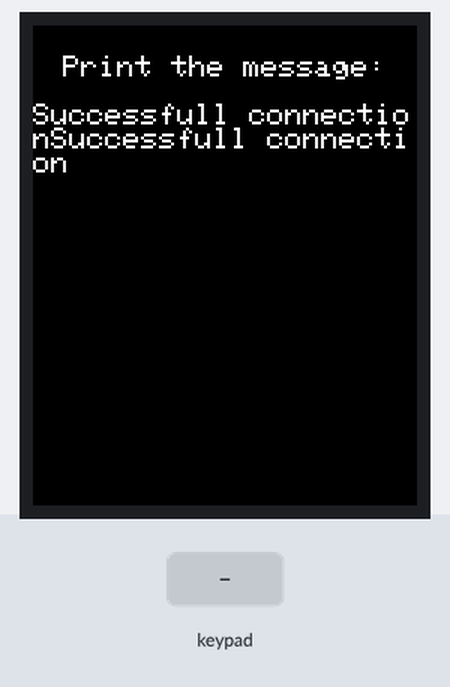
Bench run of a program on a simulated ESP32. Parts: 128×160 colour display. The inputs (shaded band) are chosen by the test bench. WiFi joins after 1.5 s; servers stay silent unless stated; no MQTT or app messages arrive unless stated.

Above: at 1.2 s.
At 3.3 s:
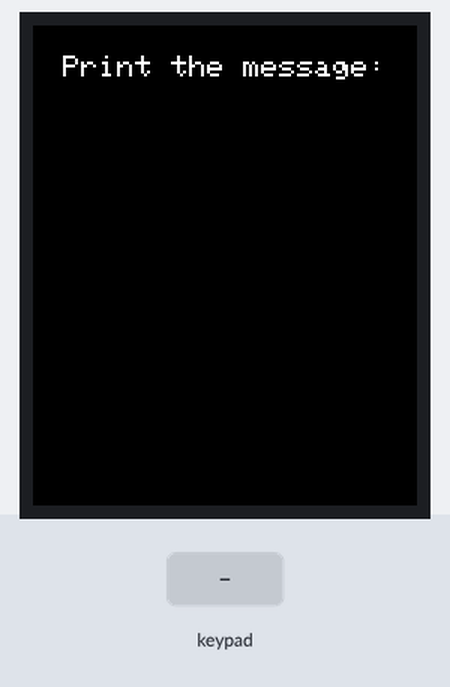
3.4 s: key 'D' pressed
At 4.9 s:
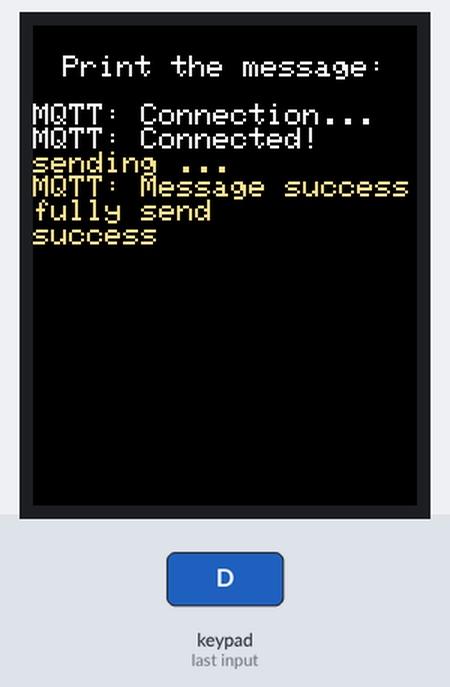
6.4 s: keypad keys 6 0 2 1 4 8 0 9 # pressed 0.4 s apart
At 10.7 s:
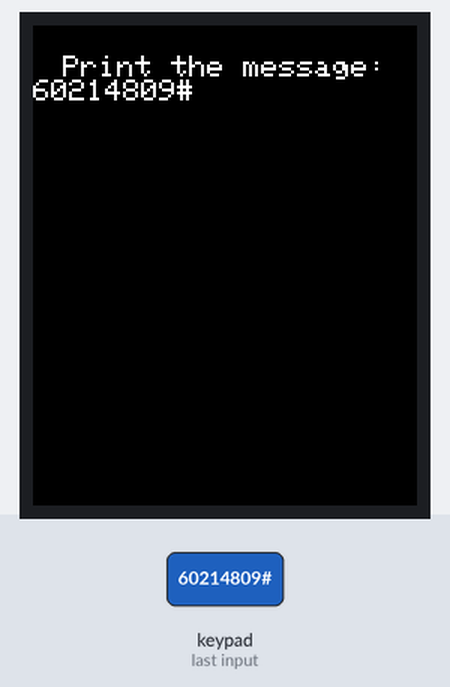
11.5 s: key '*' pressed
13.0 s: keypad keys 6 0 2 1 4 8 0 9 * pressed 0.4 s apart
At 17.0 s:
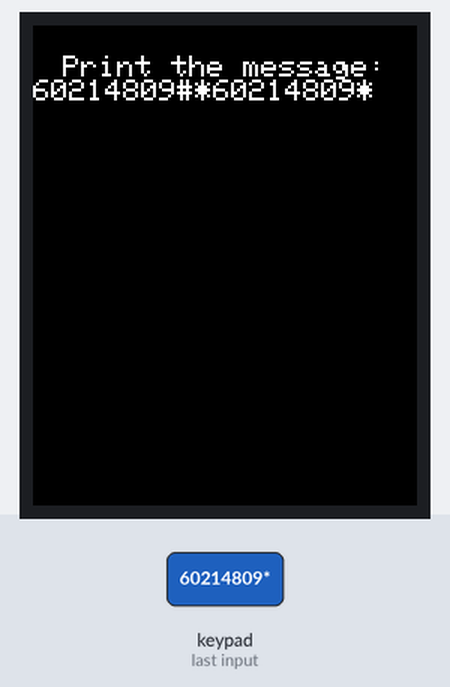
18.1 s: key '#' pressed
19.6 s: keypad keys 6 0 2 1 4 8 0 9 A pressed 0.4 s apart
At 23.4 s:
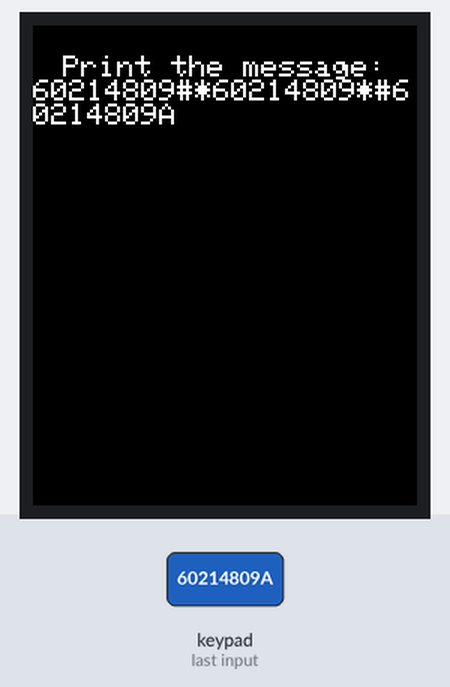
Timing chart, 0 to 24.9 s (numbered marks = the images above; inputs shaded):
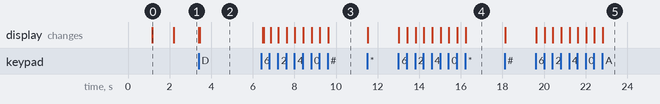

Measured:
- after the input at 3.4 s, the display: first changes at once (image 2 shows a later state)
- after the input at 6.4 s, the display: first differs from a run without the input after 0.12 s (image 3 shows a later state)
- after the input at 13.0 s, the display: first changes at once (image 4 shows a later state)
- after the input at 19.6 s, the display: first changes at once (image 5 shows a later state)
- what the display in image 0 shows lasts 1.0 s, from 1.2 s to 2.2 s

The program:

main.cpp
```cpp
#include <Adafruit_GFX.h>
#include <Adafruit_ST7735.h>
#include <Keypad.h>
#include <SPI.h>
#include <WiFi.h>
#include <PubSubClient.h>

#define TFT_CS 2
#define TFT_RST 5
#define TFT_DC 4
#define TFT_SCLK 18
#define TFT_MOSI 23

#define ROWS 4
#define COLS 4

Adafruit_ST7735 tft = Adafruit_ST7735(TFT_CS, TFT_DC, TFT_RST);
WiFiClient espClient;
PubSubClient client(espClient);

bool readKp4x4();
void send();
void clearDisplay();
void clearLast();

const char* ssid = "NoProblem";
const char* password = "60214809";
const char* mqtt_server = "192.168.165.191";

const char kp4x4Keys[COLS][ROWS] = {{'1', '4', '7', '*'}, {'2', '5', '8', '0'}, {'3', '6', '9', '#'}, {'A', 'B', 'C', 'D'}};
byte rowKp4x4Pin[4] = {12, 13, 14, 27};
byte colKp4x4Pin[4] = {26, 25, 33, 32};
String message = "";
char customKey;

Keypad kp4x4 = Keypad(makeKeymap(kp4x4Keys), rowKp4x4Pin, colKp4x4Pin, ROWS, COLS);

void setup()
{
  Serial.begin(115200);

  tft.initR(INITR_GREENTAB);
  clearDisplay();

  WiFi.begin(ssid, password);
  while (WiFi.status() != WL_CONNECTED) {
    tft.print("Successfull connection");
    delay(1000);
  }
  client.setServer(mqtt_server, 1883);

  clearDisplay();

}

void loop()
{
  while (kp4x4.getKeys())
  {
    for (int i = 0; i < LIST_MAX; i++)
    {
      if (kp4x4.key[i].kstate == PRESSED)
      {
        customKey = kp4x4.key[i].kchar;
        if (customKey == 'D') send();
        else if(customKey == 'C') clearLast();
        else
        {
          message += customKey;
          clearDisplay();
        }
      }
    }
  }
}

void send()
{
  if (!client.connected()) {
    tft.println("MQTT: Connection...");
    if (client.connect("ESP32_Client")) {
      tft.println("MQTT: Connected!");
    } else {
      tft.print("Error dirring connection to MQTT, code: ");
      tft.println(client.state());
      return;
    }
  }

  tft.setTextColor(0x11FF11);
  tft.println("sending ...");

  bool result = client.publish("test", message.c_str());

  if (result) {
    tft.println("MQTT: Message successfully send");
    tft.println("success");
  } else {
    tft.println("MQTT: Error durring sending");
    tft.println("error");
  }

  delay(3000);
  message = "";
  clearDisplay();
}

void clearDisplay()
{
  tft.fillScreen(ST77XX_BLACK);
  tft.setCursor(10, 10);
  tft.setTextColor(ST77XX_WHITE);
  tft.setTextSize(1);
  tft.println("Print the message:");
  tft.println(message);
}

void clearLast(){
  if(message.length()!=0) message.remove(message.length()-1);
  clearDisplay();
}
```
